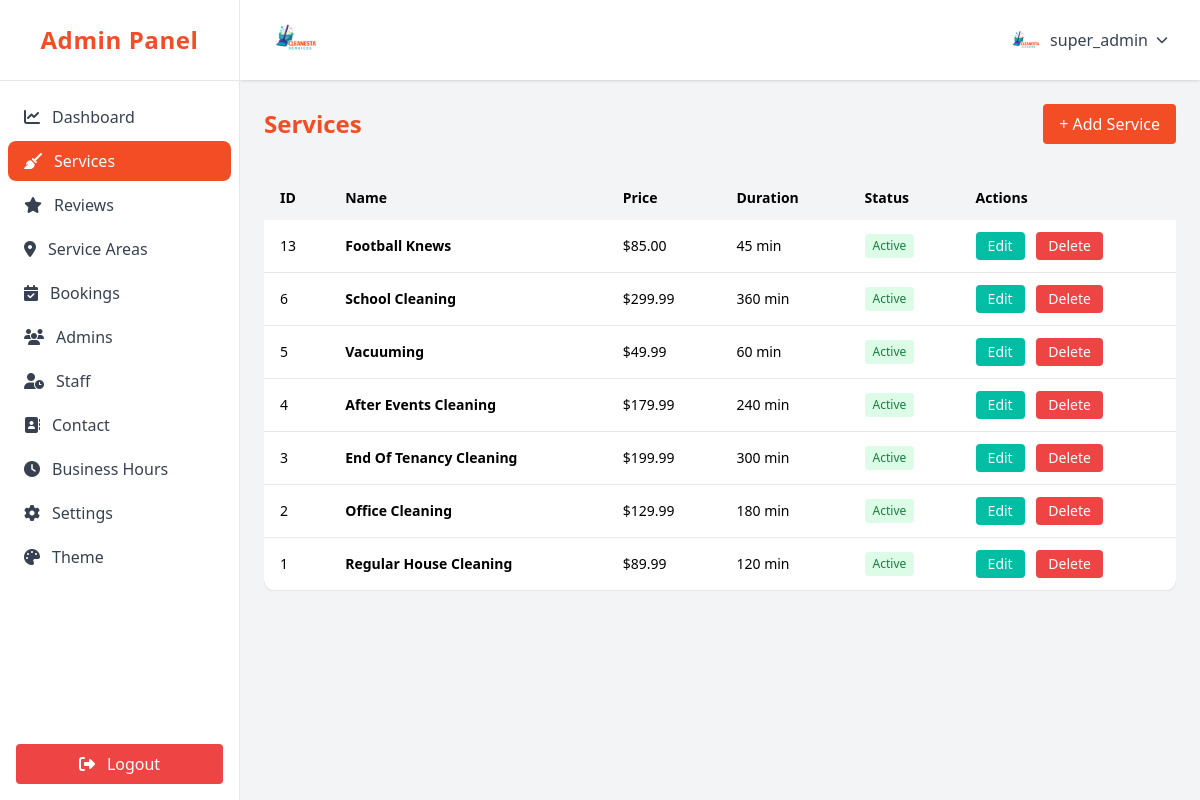
The app's page /admin/services.php (signed in) with its own data.
### tables this page shows
CREATE TABLE `services` (
  `id` int(11) NOT NULL,
  `name` varchar(100) NOT NULL,
  `description` text DEFAULT NULL,
  `base_price` decimal(10,2) NOT NULL,
  `duration_minutes` int(11) NOT NULL,
  `is_active` tinyint(1) DEFAULT 1,
  `created_at` timestamp NOT NULL DEFAULT current_timestamp(),
  `updated_at` timestamp NOT NULL DEFAULT current_timestamp() ON UPDATE current_timestamp(),
  `created_by_admin` int(11) DEFAULT NULL,
  `updated_by_admin` int(11) DEFAULT NULL,
  `deleted_by_admin` int(11) DEFAULT NULL,
  `image` varchar(255) NOT NULL,
  `price` decimal(10,2) NOT NULL,
  `duration` varchar(255) NOT NULL,
  `features` longtext NOT NULL CHECK (json_valid(`features`)),
  `benefits` longtext DEFAULT NULL
);

### admin/services.php (the view, shortened to what this page needs)
<?php
require_once '../app/config/params.php';
$pdo = $connexion;
$stmt = $pdo->query("SELECT * FROM services ORDER BY id DESC");
$services = $stmt->fetchAll(PDO::FETCH_ASSOC);
?>
<div class="mb-8 flex flex-col sm:flex-row items-start sm:items-center justify-between gap-4">
    <h1 class="text-2xl font-bold text-[var(--color-primary)]">Services</h1>
    <button onclick="document.getElementById('addModal').classList.remove('hidden')" class="px-4 py-2 bg-[var(--color-primary)] text-white rounded hover:bg-[var(--color-secondary)] transition w-full sm:w-auto">+ Add Service</button>
</div>
<div class="overflow-x-auto rounded-lg hidden sm:block">
    <table class="min-w-full bg-white rounded-xl shadow text-sm">
        <thead>
            <tr class="bg-gray-100 text-left">
                <th class="px-2 sm:px-4 py-3">ID</th>
                <th class="px-2 sm:px-4 py-3">Name</th>
                <th class="px-2 sm:px-4 py-3">Price</th>
                <th class="px-2 sm:px-4 py-3">Duration</th>
                <th class="px-2 sm:px-4 py-3">Status</th>
                <th class="px-2 sm:px-4 py-3">Actions</th>
            </tr>
        </thead>
        <tbody>
            <?php foreach ($services as $service): ?>
                <tr class="border-b hover:bg-gray-50">
                    <td class="px-2 sm:px-4 py-3"><?php echo $service['id']; ?></td>
                    <td class="px-2 sm:px-4 py-3 font-semibold"><?php echo $service['name']; ?></td>
                    <td class="px-2 sm:px-4 py-3">$<?php echo number_format($service['base_price'], 2); ?></td>
                    <td class="px-2 sm:px-4 py-3"><?php echo $service['duration_minutes']; ?> min</td>
                    <td class="px-2 sm:px-4 py-3">
                        <?php if ($service['is_active']): ?>
                            <span class="inline-block px-2 py-1 text-xs bg-green-100 text-green-700 rounded">Active</span>
                        <?php else: ?>
                            <span class="inline-block px-2 py-1 text-xs bg-red-100 text-red-700 rounded">Inactive</span>
                        <?php endif; ?>
                    </td>
                    <td class="px-2 sm:px-4 py-3 space-x-2">
                        <button onclick="openEditModal(<?php echo $service['id']; ?>)" class="px-3 py-1 bg-[var(--color-secondary)] text-white rounded hover:bg-[var(--color-primary)] transition">Edit</button>
                        <form method="post" class="inline" onsubmit="return confirm('Delete this service?')">
                            <button type="submit" name="delete_service" class="px-3 py-1 bg-red-500 text-white rounded hover:bg-red-600 transition">Delete</button>
                        </form>
                    </td>
                </tr>
            <?php endforeach; ?>
        </tbody>
    </table>
</div>
<?php
include 'layout.php';

### records on screen
services: id "13", name "Football Knews", base_price "85.00", duration_minutes "45", is_active "Active"
services: id "6", name "School Cleaning", base_price "299.99", duration_minutes "360", is_active "Active"
services: id "5", name "Vacuuming", base_price "49.99", duration_minutes "60", is_active "Active"
services: id "4", name "After Events Cleaning", base_price "179.99", duration_minutes "240", is_active "Active"
services: id "3", name "End Of Tenancy Cleaning", base_price "199.99", duration_minutes "300", is_active "Active"
services: id "2", name "Office Cleaning", base_price "129.99", duration_minutes "180", is_active "Active"
services: id "1", name "Regular House Cleaning", base_price "89.99", duration_minutes "120", is_active "Active"

### other values on screen
$item['text'] "Dashboard"
$item['text'] "Services"
$item['text'] "Reviews"
$item['text'] "Service Areas"
$item['text'] "Bookings"
$item['text'] "Admins"
$item['text'] "Staff"
$item['text'] "Contact"
$item['text'] "Business Hours"
$item['text'] "Settings"
$item['text'] "Theme"
$username "super_admin"
